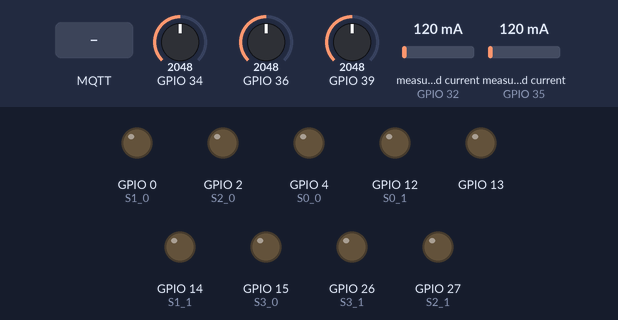
Bench run of a sketch on a simulated ESP32. Shown: output pins drawn as LEDs (lit = HIGH). Dashed ring = blinking. Inputs (shaded band) come from the test bench; at power-on: GPIO 34 = 2048, GPIO 36 = 2048, GPIO 39 = 2048, measured current (sensors on GPIO 32, GPIO 35) 120 mA. WiFi joins after 1.5 s; servers stay silent unless stated; random numbers use the default seed unless the sketch sets one; no MQTT or app messages arrive unless stated; what the sketch prints to the serial monitor is not drawn.

Above: at 2.7 s.
2.8 s: MQTT message "M0:" arrives on the first subscribed topic
At 5.6 s:
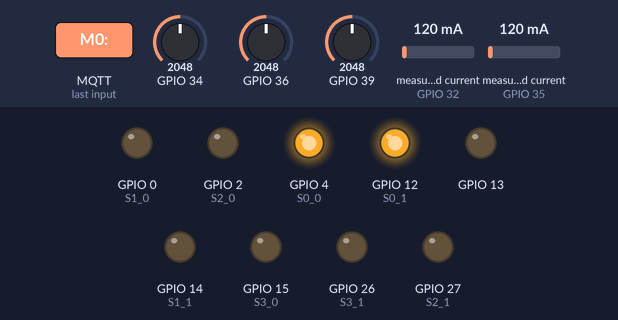
5.8 s: MQTT message "M1:" arrives on the first subscribed topic
At 8.4 s:
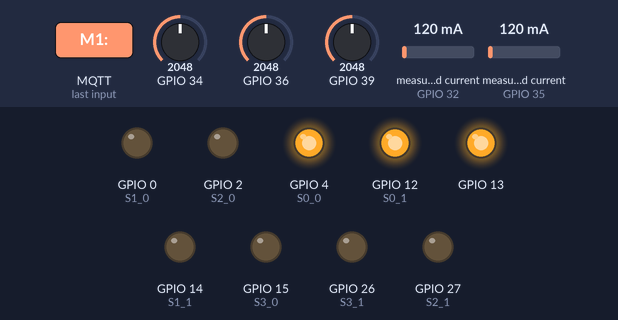
8.8 s: MQTT message "$" arrives on the first subscribed topic
At 11.6 s:
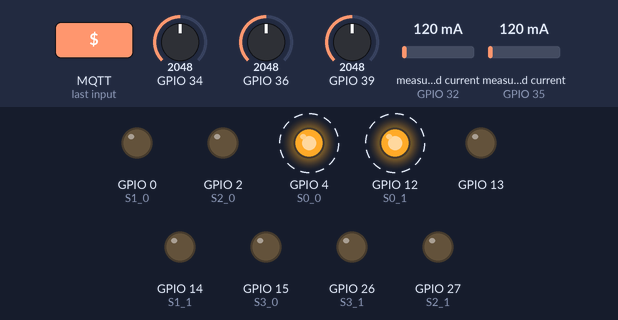
Timing chart, 0 to 17.8 s (numbered marks = the images above; inputs shaded):
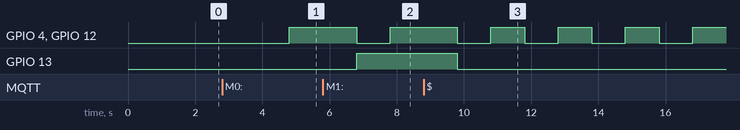

Measured:
- after the input at 2.8 s, GPIO 4 (S0_0), GPIO 12 (S0_1): LOW → HIGH after 2.0 s
- after the input at 5.8 s, GPIO 13: LOW → HIGH after 1.0 s
- after the input at 8.8 s, GPIO 13: HIGH → LOW after 1.0 s

The sketch:

FP_Current_VoltageV1.0.ino
```cpp
#include "EmonLib.h"
#include <WiFi.h>
#include <ArduinoMqttClient.h>
#include <SimpleKalmanFilter.h>

//#define DEBUG
#define CAL_LITERATION 19 //literation for calibration

//WiFi config
IPAddress local_IP(172, 16, 68, 201);
IPAddress subnet(255, 255, 255, 0);
IPAddress gateway(172, 16, 68, 1);
IPAddress primaryDNS(8, 8, 8, 8);
IPAddress secondaryDNS(8, 8, 4, 4);

// MQTT config
const char* ssid = "RF_AP1"; //AP SSID
const char* password = "payungteduh123"; //AP PASSWORD

WiFiClient wifiClient;
MqttClient mqttClient(wifiClient);
SimpleKalmanFilter simpleKalmanFilter(2, 2, 0.01);

const char broker[]         = "172.16.68.72";
int        port             = 1883;
const char topicPublish[]   = "wheel1/power_meter/data/subs1";
const char topicPublish2[]  = "wheel1/power_meter/calibration/subs1";
const char topicPublish3[]  = "wheel1/power_meter/startup/subs1";
const char topicSubscribe[] = "wheel1/power_meter/68201/calibration/pubs1";

unsigned long payloadSize = 268435456;
bool retain = false;
int Qos = 1;
bool dubplicat = false;

// Multiplexer CD74HC4067 config
// Define digital pinout for drive S0,S1,S2,S3 MUX0
const int S0_0 = 4;
const int S1_0 = 0;
const int S2_0 = 2;
const int S3_0 = 15;
// Define digital pinout for drive S0,S1,S2,S3 MUX1
const int S0_1 = 12;
const int S1_1 = 14;
const int S2_1 = 27;
const int S3_1 = 26;

// Truth tabel implementation of CD74HC4067 multiplexer
//              s0, s1, s2, s3    en  channelActive
char *mux[] = {"0   0   0   0", //0   ch0
               "1   0   0   0", //0   ch1
               "0   1   0   0", //0   ch2
               "1   1   0   0", //0   ch3
               "0   0   1   0", //0   ch4
               "1   0   1   0", //0   ch5
               "0   1   1   0", //0   ch6
               "1   1   1   0", //0   ch7
               "0   0   0   1", //0   ch8
               "1   0   0   1", //0   ch9
               "0   1   0   1", //0   ch10
               "1   1   0   1", //0   ch11
               "0   0   1   1", //0   ch12
               "1   0   1   1", //0   ch13
               "0   1   1   1", //0   ch14
               "1   1   1   1"};//0   ch15

// Define MUX variable
String ch_mux;
String mux_bit0;
String mux_bit1;
String mux_bit2;
String mux_bit3;

// Buffer, parse and calibration_instruction variable
String dataIn = "";
String dt[33];
int instruction_calibrate = 33; //no instruction
bool is_calibrate;
bool close_doorBuffer;

int r,s,t,u = 0; //for parsing data
int a,b,c = 0; //for voltage Measure
int h,i,j,k,l,m,n,o,p,q = 0; // for auto calibration and send data Cal

int board_id = 68201; // host id IP
float MvAvgR,MvAvgS,MvAvgT = 0;
float peakR, peakS, peakT = 0;
float peakBeforeR,peakBeforeS,peakBeforeT = 0;
float vmaxR, vmaxS, vmaxT = 0;
float vrmsR, vrmsS, vrmsT = 0;
float bufferVR, bufferVS, bufferVT = 0;
float fc_R = 0.88582677165354330708661417322835;
float fc_S = 0.88582677165354330708661417322835;
float fc_T = 0.88582677165354330708661417322835;

// Current sensor variable
float Irms0_0[16];
float Irms0_1[16];
float Irms_tot[33];
float y_irms[32];                                                             // buffer variable for constant calibartion (y)
float m_irms0[16];                                                            // buffer variable for factor calibration mux0 (m)
float m_irms1[16];                                                            // buffer variable for factor calibration mux1 (m)
String fc_0;String fc_1;                                                      // buffer string variable for factor calibration mux1 (m)

// Buffer old millis time
int64_t oldtime;

// Emon Init
EnergyMonitor emon0_0;                            // Create an instance emon0
EnergyMonitor emon0_1;                            // Create an instance emon1

//======================================= INITIAILZE PROGRAM (SETUP) =================================================//
void setup() {
  Serial.begin(115200);
  emon0_0.current(A4, 38.3);                       // Current: input pin, calibration. ratio/Rburden
  emon0_1.current(A7, 38.3);                       // Current: input pin, calibration. ratio/Rburden
  // Initialiaze digital pinout for LED
  pinMode(13, OUTPUT);

  // Initialiaze digital pinout for drive S0,S1,S2,S3 MUX0
  pinMode(S0_0, OUTPUT);
  pinMode(S1_0, OUTPUT);
  pinMode(S2_0, OUTPUT);
  pinMode(S3_0, OUTPUT);

  // Initialiaze digital pinout for drive S0,S1,S2,S3 MUX1
  pinMode(S0_1, OUTPUT);
  pinMode(S1_1, OUTPUT);
  pinMode(S2_1, OUTPUT);
  pinMode(S3_1, OUTPUT);

  // Initialiaze connection to WiFi, MQTT and Schema MQTT Subscribtion Message
  wifiSetup();
  MQTTconnection();
  mqttClient.poll();

  is_calibrate = false;
  close_doorBuffer = false;

  // Initialize value oldtime millis
  Serial.println("START IoT DEVICE !!!");
  oldtime = millis();
}

//======================================= FUNCTION & PROCEDURE =================================================//
void wifiSetup(){
  if (!WiFi.config(local_IP, gateway, subnet, primaryDNS, secondaryDNS)) {
    Serial.println("STA Failed to configure");
  }
  WiFi.mode(WIFI_STA);
  WiFi.begin(ssid, password); //WiFi init
  #ifdef DEBUG
  Serial.print("Connecting");
  Serial.println();
  #endif
  wifiHandling();
}

void wifiHandling(){
  while (WiFi.status() != WL_CONNECTED) { //WiFi not connected
    delay(500);
    Serial.print(".");
  }
  while (WiFi.waitForConnectResult() != WL_CONNECTED) {
    Serial.println("Connection Failed! Rebooting...");
    delay(5000);
    ESP.restart();
  }
  if (WiFi.status() == WL_CONNECTED) { //WiFi connected
    #ifdef DEBUG
    Serial.println("");
    Serial.print("Wifi Connected, IP address: ");
    Serial.println(WiFi.localIP());
    #endif
  }
}

void MQTTconnection(){
  // Each client must have a unique client ID
  mqttClient.setId("ESP32S_GMI_VC_68201");
  Serial.print("Attempting to connect to the MQTT broker: ");
  Serial.println(broker);
  MQTThandling();
}

void MQTThandling(){ // handling renew connection MQTT Client "ESP32" to Broker
  if(!mqttClient.connect(broker, port)) {
    Serial.print("MQTT connection failed! Error code = ");
    Serial.println(mqttClient.connectError());
  }
}

void subsMQTTMessage(){
  if(!mqttClient.connected()){
    MQTThandling();
  }else{
   String _sendStart = "{\"board_id\":\"";
   _sendStart += board_id;
   _sendStart += "\"}";
   char dataBufferStart[2048];
   _sendStart.toCharArray(dataBufferStart,2048);
    wifiHandling();
    if(!mqttClient.connected()){ // handling MQTT connection when autocalibratin proces run
      MQTThandling();
    }
    mqttClient.beginMessage(topicPublish3, retain, Qos, dubplicat);                      // creates a new message to be published.
    mqttClient.printf(dataBufferStart);
    mqttClient.endMessage(); // publish


    mqttClient.onMessage(onMqttMessage);   // Set the message receive callback
    #ifdef DEBUG
    Serial.print("Subscribing to topic: ");
    Serial.println(topicSubscribe);
    Serial.println();
    #endif

    mqttClient.subscribe(topicSubscribe, Qos); // subscribe to a topic

    #ifdef DEBUG
    Serial.print("Waiting for messages on topic: ");
    Serial.println(topicSubscribe);
    Serial.println();
    #endif
  }
}

void onMqttMessage(int messageSize) {
  // use the Stream interface to print the contents
  if(mqttClient.available()) {
    dataIn = mqttClient.readString();
    parse_data();
    dataIn="";
    close_doorBuffer = true;
  }

  #ifdef DEBUG
  Serial.println();
  #endif
}

void parse_data(){
  r=0;

  #ifdef DEBUG
  Serial.print("in_data: ");
  Serial.println(dataIn);
  #endif

  // Initialize variabel, (variable reset)
  for (s = 0; s <= 31; s++){
    dt[s]="";
  }
  // Process parse data
  for(t = 1; t<dataIn.length(); t++){     // Character check every char data
    if((dataIn[t] == '$') || (dataIn[t] == ';')){    // Increment r, use for change index array buffer
    r++;
    dt[r]="";       // Initialize array dt[j]
    }else{
    dt[r] = dt[r] + dataIn[t];     // Process tampung data
    }
  }

  // Save data parse to valiable dloat array 'y_irms[u]'
  instruction_calibrate = dt[0].toInt();

  #ifdef DEBUG
  Serial.print("status:");Serial.println(dt[0].toInt());
  #endif

  if(instruction_calibrate == 0){ // NO instruction to calibrate
    for (u = 0; u <= 15; u++){
      m_irms0[u] = dt[u+1].toFloat();
      m_irms1[u] = dt[u+17].toFloat();

      #ifdef DEBUG
      Serial.print(m_irms0[u],10); Serial.print("|"); Serial.println(m_irms1[u],10);
      #endif
    }
  } else {
    if(instruction_calibrate == 1){ // YES instruction to calibrate
      for (u = 0; u <= 31; u++){
        y_irms[u] = dt[u+1].toFloat();

        #ifdef DEBUG
        Serial.println(y_irms[u]);
        #endif
      }
      #ifdef DEBUG
      Serial.println("start calibration!");
      #endif
    }
  }
}

void voltageMeasure(){
  float real_valueR = analogRead(A0);
  float real_valueS = analogRead(A3);
  float real_valueT = analogRead(A6);
  float measured_valueR = real_valueR + random(-100,100)/100.0;
  float measured_valueS = real_valueS + random(-100,100)/100.0;
  float measured_valueT = real_valueT + random(-100,100)/100.0;
  float peakR = simpleKalmanFilter.updateEstimate(measured_valueR);
  float peakS = simpleKalmanFilter.updateEstimate(measured_valueS);
  float peakT = simpleKalmanFilter.updateEstimate(measured_valueT);
  //MeasureR
  if(peakR>peakBeforeR){
    peakBeforeR = peakR;
    vmaxR = peakR;
  }
  if(peakR<peakBeforeR){
    peakBeforeR = peakR;
    vrmsR = ((0.244 * vmaxR) - 744.32); // equation of two lines
    bufferVR += vrmsR * fc_R;
    if(a >= 1000){
      MvAvgR = bufferVR/a;
      bufferVR = 0; a = 0;
    }
    a++;
  }
  //MeasureS
  if(peakS>peakBeforeS){
    peakBeforeS = peakS;
    vmaxS = peakS;
  }
  if(peakS<peakBeforeS){
    peakBeforeS = peakS;
    vrmsS = ((0.244 * vmaxS) - 744.32); // equation of two lines
    bufferVS += vrmsS * fc_S;
    if(b >= 1000){
      MvAvgS = bufferVS/b;
      bufferVS = 0; b = 0;
    }
    b++;
  }
  //MeasureT
  if(peakT>peakBeforeT){
    peakBeforeT = peakT;
    vmaxT = peakT;
  }
  if(peakT<peakBeforeT){
    peakBeforeT = peakT;
    vrmsT = ((0.244 * vmaxT) - 744.32); // equation of two lines
    bufferVT += vrmsT * fc_T;
    if(c >= 1000){
      MvAvgT = bufferVT/c;
      bufferVT = 0; c = 0;
    }
    c++;
  }
}

void blink_led1(){ // Indicator for publish data VC
    digitalWrite(13, HIGH);delay(200);
    digitalWrite(13, LOW);delay(200);
}

//========================================== MAIN LOOP  =================================================//
void loop() {
  // Call poll() regularly to allow the library to receive MQTT messages and
  // send MQTT keep alives which avoids being disconnected by the broker
  mqttClient.poll();
  voltageMeasure();
//  Serial.println(close_doorBuffer);
  if(close_doorBuffer == false){  // Check would doorBuffer is open
    subsMQTTMessage();
    Serial.println("Send Board ID");
  } else {
    if(close_doorBuffer == true){
      mqttClient.unsubscribe(topicSubscribe);   // unsubscribed to a topic

      if(!mqttClient.connected()){ // handling MQTT connection when autocalibratin proces run
        MQTThandling();
      } else {
        if((millis() - oldtime) > 0){
          if((millis() - oldtime) >= 1000){
            oldtime = millis();
            ch_mux = mux[i];
            mux_bit0 = ch_mux.substring(0,1); mux_bit1 = ch_mux.substring(1,2); mux_bit2 = ch_mux.substring(2,3); mux_bit3 = ch_mux.substring(3,4);

            #ifdef DEBUG
            Serial.println(ch_mux);
            Serial.print(mux_bit0);Serial.print("|");Serial.print(mux_bit1);Serial.print("|");Serial.print(mux_bit2);Serial.print("|");Serial.println(mux_bit3);
            #endif

            digitalWrite(S0_0,mux_bit0.toInt());digitalWrite(S1_0,mux_bit1.toInt());digitalWrite(S2_0,mux_bit2.toInt());digitalWrite(S3_0,mux_bit3.toInt());
            digitalWrite(S0_1,mux_bit0.toInt());digitalWrite(S1_1,mux_bit1.toInt());digitalWrite(S2_1,mux_bit2.toInt());digitalWrite(S3_1,mux_bit3.toInt());

            // Scema read data and send every 15 seconds
            if(((is_calibrate == true) && (instruction_calibrate == 1)) || ((is_calibrate == false) && (instruction_calibrate == 0))){
              digitalWrite(13,LOW); // on led indicator for calibarion process
              fc_0 = m_irms0[i];fc_1 = m_irms1[i];
              Irms0_0[i] = emon0_0.calcIrms(1800) * fc_0.toFloat();
              Irms0_1[i] = emon0_1.calcIrms(1800) * fc_1.toFloat();

              #ifdef DEBUG
              Serial.print(m_irms0[i]);Serial.print("|");Serial.print(m_irms1[i]);
              Serial.print("|Irms0_");Serial.print(i);Serial.print("=");Serial.print(Irms0_0[i],5);
              Serial.print("|Irms1_");Serial.print(i+16);Serial.print("=");Serial.println(Irms0_1[i],5);
              #endif

              if(i>=15){
                String _sendData1 = "[{\"dataVC\":\"";
                _sendData1 += board_id;
                _sendData1 += ";";
                _sendData1 += MvAvgR;
                _sendData1 += ";";
                _sendData1 += MvAvgS;
                _sendData1 += ";";
                _sendData1 += MvAvgT;
                for(h = 0; h <= 15; h++){
                  _sendData1 += ";";
                  _sendData1 += Irms0_0[h];
                }
                for(h = 0; h <= 15; h++){
                  _sendData1 += ";";
                  _sendData1 += Irms0_1[h];
                }
                _sendData1 += ";\"}]";
                char dataBuffer1[2048];
                _sendData1.toCharArray(dataBuffer1,2048);
                wifiHandling();
                if(!mqttClient.connected()){ // handling MQTT connection when autocalibratin proces run
                  MQTThandling();
                }
                mqttClient.beginMessage(topicPublish, retain, Qos, dubplicat);                      // creates a new message to be published.
                mqttClient.printf(dataBuffer1);
                mqttClient.endMessage(); // publish

                #ifdef DEBUG
                Serial.print("Published: ");Serial.println(dataBuffer1);
                #endif

                blink_led1();
              }
            }

            // Auto calibration process
            if((is_calibrate == false) && (instruction_calibrate == 1)){
              digitalWrite(13,HIGH); // on led indicator for calibarion process
              float Irms0_0_c = emon0_0.calcIrms(1800);
              float Irms0_1_c = emon0_1.calcIrms(1800);

              m_irms0[j] += y_irms[j]/Irms0_0_c;
              m_irms1[j] += y_irms[j+15]/Irms0_1_c;

              #ifdef DEBUG
              Serial.print("M0:");Serial.print(m_irms0[j],5);Serial.print("|");Serial.print("M1:");Serial.println(m_irms1[j],5);
              Serial.print(q);Serial.print("|");Serial.println(is_calibrate);
              Serial.print("|Irms0_c_");Serial.print(i);Serial.print("=");Serial.print(Irms0_0_c,5);
              Serial.print("|Irms1_c_");Serial.print(i+16);Serial.print("=");Serial.println(Irms0_1_c,5);
              #endif

              // Take a calibration factor avarage
              if((q == CAL_LITERATION)&&(i>=15)){
                is_calibrate = true;
                for(k = 0; k <= 15; k++){
                  m_irms0[k]=m_irms0[k]/(CAL_LITERATION+1);
                  m_irms1[k]=m_irms1[k]/(CAL_LITERATION+1);

                  #ifdef DEBUG
                  Serial.print("Avg_M");Serial.print(k);Serial.print(":");Serial.print(m_irms0[k],10);Serial.print("|");
                  Serial.print("Avg_M");Serial.print(k+16);Serial.print(":");Serial.println(m_irms1[k],10);
                  #endif
                }
                if(k >= 15){
                  for(l = 0; l <= 32; l++){
                    if(m==2){ //loop 2x for divide
                      String _sendData2 = "[{\"dataCal\":\"";
                      _sendData2 += board_id;
                      _sendData2 += ";";
                      _sendData2 += 0;
                      for(n = 0; n <= 0; n++){
                        _sendData2 += ";";
                        _sendData2 += o; //channel
                        _sendData2 += ";";
                        _sendData2 += String(m_irms0[o],10); //Irms
                        o++;
                      }
                      for(n = 0; n <= 0; n++){
                        _sendData2 += ";";
                        _sendData2 += p+16;
                        _sendData2 += ";";
                        _sendData2 += String(m_irms1[p],10);
                        p++;
                      }
                      _sendData2 += ";\"}]";
                      char dataBuffer2[2048];
                      _sendData2.toCharArray(dataBuffer2, 2048);
                      wifiHandling();
                      if(!mqttClient.connected()){ // handling MQTT connection when autocalibratin proces run
                        MQTThandling();
                      }
                      mqttClient.beginMessage(topicPublish2, retain, Qos, dubplicat);                      // creates a new message to be published.
                      mqttClient.printf(dataBuffer2);
                      mqttClient.endMessage(); //publish data

                      #ifdef DEBUG
                      Serial.print("Published2: ");Serial.println(dataBuffer2);
                      #endif

                      m = 0;
                    }
                    m++;
                  }
                }
              }
            }
            i++;
            j=i;
            if(i>15){
              i = 0;
              if(is_calibrate == false){
                j=i;
                q++;
              }
            }
          }
        }
      }
    }
  }
}
```
